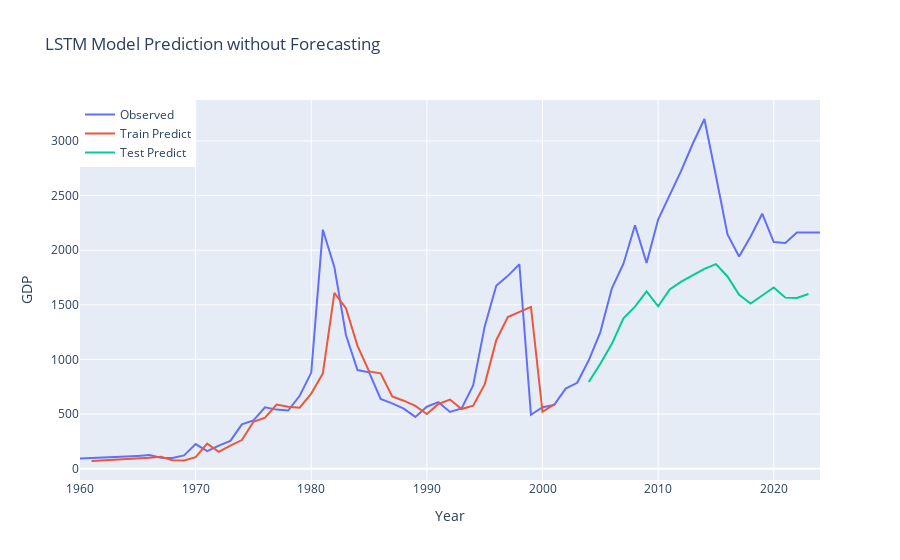

The notebook cell saved with this chart:
### Code cell
import matplotlib.pyplot as plt
import plotly.graph_objs as go
import plotly.io as pio

# Shift train predictions for plotting
train_predict_plot = np.empty_like(scaled_data)
train_predict_plot[:, :] = np.nan
train_predict_plot[look_back:len(train_predict) + look_back, :] = train_predict

# Shift test predictions for plotting
test_predict_plot = np.empty_like(scaled_data)
test_predict_plot[:, :] = np.nan
test_predict_plot[len(train_predict) + (look_back * 2) + 1:len(scaled_data) - 1, :] = test_predict

# Invert the full dataset for plotting
scaled_data = scaler.inverse_transform(scaled_data)

# Create plotly plot
fig = go.Figure()

# Add traces
fig.add_trace(go.Scatter(x=df['Year'], y=scaled_data.flatten(), mode='lines', name='Observed'))
fig.add_trace(go.Scatter(x=df['Year'], y=train_predict_plot.flatten(), mode='lines', name='Train Predict'))
fig.add_trace(go.Scatter(x=df['Year'], y=test_predict_plot.flatten(), mode='lines', name='Test Predict'))

# Add title and labels
fig.update_layout(
    title='LSTM Model Prediction without Forecasting',
    xaxis_title='Year',
    yaxis_title='GDP',
    legend=dict(x=0, y=1)
)

# Show the plot
pio.show(fig)
